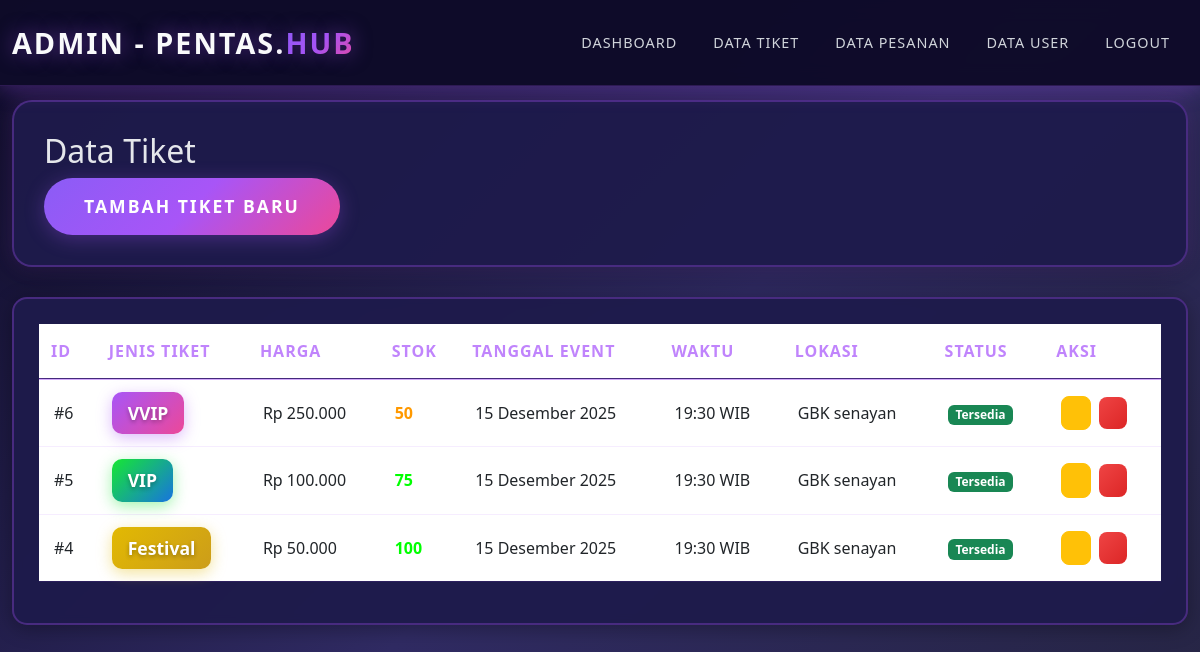
The page /admin/data_tiket.php (signed in) on the database its author committed.
### tables this page shows
CREATE TABLE `tiket` (
  `id` int(11) NOT NULL AUTO_INCREMENT,
  `jenis_tiket` varchar(50) NOT NULL,
  `harga` int(11) NOT NULL,
  `stok` int(11) NOT NULL,
  `deskripsi` text DEFAULT NULL,
  `tanggal_event` date NOT NULL,
  `waktu_event` time NOT NULL,
  `lokasi` varchar(200) NOT NULL,
  `gambar` varchar(255) DEFAULT NULL,
  `status` enum('tersedia','habis') NOT NULL DEFAULT 'tersedia',
  `created_at` timestamp NOT NULL DEFAULT current_timestamp(),
  PRIMARY KEY (`id`)
);

### includes/functions.php (called while the page is built, shortened)
<?php
function formatRupiah($angka) {
    return 'Rp ' . number_format($angka, 0, ',', '.');
}
function formatTanggal($tanggal) {
    $bulan = array(
        1 => 'Januari', 'Februari', 'Maret', 'April', 'Mei', 'Juni',
        'Juli', 'Agustus', 'September', 'Oktober', 'November', 'Desember'
    );
    $split = explode('-', $tanggal);
    return $split[2] . ' ' . $bulan[(int)$split[1]] . ' ' . $split[0];
}
function formatWaktu($waktu) {
    return date('H:i', strtotime($waktu)) . ' WIB';
}
?>

### admin/data_tiket.php (the view, shortened to what this page needs)
<?php
require_once '../includes/config.php';
require_once '../includes/functions.php';
$query = mysqli_query($conn, "SELECT * FROM tiket ORDER BY id DESC");
?>
<!DOCTYPE html>
<html lang="id">
<head>
    <link href="https://cdn.jsdelivr.net/npm/bootstrap@5.3.0/dist/css/bootstrap.min.css" rel="stylesheet">
    <link rel="stylesheet" href="../assets./css/styles.css"
    <link rel="stylesheet" href="https://cdnjs.cloudflare.com/ajax/libs/font-awesome/6.4.0/css/all.min.css">
</head>
<body>
    <nav class="navbar navbar-expand-lg navbar-dark fixed-top">
        <div class="container-fluid">
            <a class="navbar-brand" href="dashboard.php">
                ADMIN - PENTAS.<span>HUB</span>
            </a>
            <div class="collapse navbar-collapse" id="navbarNav">
                <ul class="navbar-nav ms-auto">
                    <li class="nav-item">
                        <a class="nav-link" href="dashboard.php">Dashboard</a>
                    </li>
                    <li class="nav-item">
                        <a class="nav-link active" href="data_tiket.php">Data Tiket</a>
                    </li>
                    <li class="nav-item">
                        <a class="nav-link" href="data_pesanan.php">Data Pesanan</a>
                    </li>
                    <li class="nav-item">
                        <a class="nav-link" href="data_user.php">Data User</a>
                    </li>
                    <li class  ="nav-item">
                        <a class="nav-link" href="../logout.php">Logout</a>
                    </li>
                </ul>
            </div>
        </div>
    </nav>
    <div class="dashboard-container" style="margin-top: 80px;">
        <div class="container-fluid">
            <div class="dashboard-header">
                <h2>
                    <i class="fas fa-ticket-alt"></i> Data Tiket
                </h2>
                <a href="tambah_tiket.php" class="btn btn-custom">
                    <i class="fas fa-plus"></i> Tambah Tiket Baru
                </a>
            </div>
            <div class="card-custom">
                <div class="table-responsive">
                    <table class="table table-custom table-hover">
                        <thead>
                            <tr>
                                <th>ID</th>
                                <th>Jenis Tiket</th>
                                <th>Harga</th>
                                <th>Stok</th>
                                <th>Tanggal Event</th>
                                <th>Waktu</th>
                                <th>Lokasi</th>
                                <th>Status</th>
                                <th>Aksi</th>
                            </tr>
                        </thead>
                        <tbody>
                            <?php while($tiket = mysqli_fetch_assoc($query)): ?>
                            <tr>
                                <td>#<?= $tiket['id'] ?></td>
                                <td>
                                    <?php if($tiket['jenis_tiket'] == 'VVIP'): ?>
                                        <span class="badge-vvip"><?= $tiket['jenis_tiket'] ?></span>
                                    <?php elseif($tiket['jenis_tiket'] == 'VIP'): ?>
                                        <span class="badge-vip"><?= $tiket['jenis_tiket'] ?></span>
                                    <?php else: ?>
                                        <span class="badge-festival"><?= $tiket['jenis_tiket'] ?></span>
                                    <?php endif; ?>
                                </td>
                                <td><?= formatRupiah($tiket['harga']) ?></td>
                                <td>
                                    <strong style="color: <?= $tiket['stok'] > 50 ? '#00ff00' : ($tiket['stok'] > 0 ? '#ff9900' : '#ff0000') ?>">
                                        <?= $tiket['stok'] ?>
                                    </strong>
                                </td>
                                <td><?= formatTanggal($tiket['tanggal_event']) ?></td>
                                <td><?= formatWaktu($tiket['waktu_event']) ?></td>
                                <td><?= $tiket['lokasi'] ?></td>
                                <td>
                                    <?php if($tiket['status'] == 'tersedia'): ?>
                                        <span class="badge bg-success">Tersedia</span>
                                    <?php else: ?>
                                        <span class="badge bg-danger">Habis</span>
                                    <?php endif; ?>
                                </td>
                                <td>
                                    <a href="edit_tiket.php?id=<?= $tiket['id'] ?>" class="btn btn-sm btn-warning">
                                    </a>
                                    <a href="hapus_tiket.php?id=<?= $tiket['id'] ?>"
                                       class="btn btn-sm btn-danger"
                                       onclick="return confirm('Yakin ingin menghapus tiket ini?')">
                                    </a>
                                </td>
                            </tr>
                            <?php endwhile; ?>
                        </tbody>
                    </table>
                </div>
            </div>
        </div>
    </div>
</body>
</html>

### assets/css/styles.css (style rules this page uses)
* { margin: 0; padding: 0; box-sizing: border-box; }
:root { --purple-dark: #0f0c29; --purple-mid: #1e1b4b; --purple-light: #312e81; --gradient-primary: linear-gradient(135deg, #8b5cf6 0%, #a855f7 50%, #ec4899 100%); --gradient-vvip: linear-gradient(135deg, #a855f7 0%, #ec4899 100%); --gradient-vip: linear-gradient(135deg, #16e732 0%, #1774df 100%); --gradient-festival: linear-gradient(135deg, #e2b902 0%, #cc9d1a 100%); --text-primary: #e5e7eb; --text-secondary: #9ca3af; --border-color: rgba(168, 85, 247, 0.3); --shadow-primary: 0 4px 20px rgba(168, 85, 247, 0.3); --shadow-hover: 0 8px 30px rgba(168, 85, 247, 0.6); }
body { font-family: 'Segoe UI', Tahoma, Geneva, Verdana, sans-serif; background: linear-gradient(135deg, var(--purple-dark) 0%, #302b63 50%, #24243e 100%); color: var(--text-primary); min-height: 100vh; overflow-x: hidden; }
.navbar { background: rgba(15, 12, 41, 0.98) !important; box-shadow: var(--shadow-primary); padding: 1rem 0; backdrop-filter: blur(10px); border-bottom: 1px solid rgba(168, 85, 247, 0.2); z-index: 1000; }
.navbar-brand { font-size: 1.8rem; font-weight: bold; color: #f9fafb !important; text-transform: uppercase; letter-spacing: 2px; text-shadow: 0 0 20px rgba(168, 85, 247, 0.5); }
.navbar-brand span { background: var(--gradient-primary); -webkit-background-clip: text; -webkit-text-fill-color: transparent; background-clip: text; }
.nav-link { color: #d1d5db !important; margin: 0 10px; transition: all 0.3s ease; text-transform: uppercase; font-size: 0.9rem; letter-spacing: 1px; position: relative; }
.nav-link::after { content: ''; position: absolute; bottom: -5px; left: 0; width: 0; height: 2px; background: var(--gradient-primary); transition: width 0.3s ease; }
.btn-custom { background: var(--gradient-primary); border: none; color: #ffffff; font-weight: 700; padding: 15px 40px; font-size: 1.1rem; box-shadow: var(--shadow-primary); transition: all 0.3s ease; text-transform: uppercase; letter-spacing: 2px; border-radius: 50px; position: relative; overflow: hidden; }
.btn-custom::before { content: ''; position: absolute; top: 0; left: -100%; width: 100%; height: 100%; background: linear-gradient(90deg, transparent, rgba(255, 255, 255, 0.3), transparent); transition: left 0.5s ease; }
.btn-danger { background: linear-gradient(135deg, #ef4444 0%, #dc2626 100%) !important; border: none !important; color: white !important; font-weight: 600; }
.btn-sm { padding: 6px 12px !important; font-size: 0.85rem !important; border-radius: 8px !important; transition: all 0.2s ease !important; margin: 2px !important; }
.badge-vvip { background: var(--gradient-vvip); color: #ffffff; font-weight: 800; padding: 8px 16px; border-radius: 10px; text-shadow: 0 2px 4px rgba(0, 0, 0, 0.3); box-shadow: 0 4px 15px rgba(168, 85, 247, 0.4); display: inline-block; font-size: 1.1rem; }
.badge-vip { background: var(--gradient-vip); color: #ffffff; font-weight: 800; padding: 8px 16px; border-radius: 10px; text-shadow: 0 2px 4px rgba(0, 0, 0, 0.3); box-shadow: 0 4px 15px rgba(22, 231, 50, 0.4); display: inline-block; font-size: 1.1rem; }
.badge-festival { background: var(--gradient-festival); color: #ffffff; font-weight: 800; padding: 8px 16px; border-radius: 10px; text-shadow: 0 2px 4px rgba(0, 0, 0, 0.3); box-shadow: 0 4px 15px rgba(226, 185, 2, 0.4); display: inline-block; font-size: 1.1rem; }
.dashboard-container, .dashboard-admin { padding: 20px 0; min-height: 100vh; }
.dashboard-header { background: rgba(30, 27, 75, 0.95); border: 2px solid var(--border-color); border-radius: 20px; padding: 30px; margin-bottom: 30px; box-shadow: 0 8px 32px rgba(0, 0, 0, 0.3), 0 0 20px rgba(168, 85, 247, 0.2); }
.card-custom { background: rgba(30, 27, 75, 0.95); border: 2px solid var(--border-color); border-radius: 15px; padding: 25px; margin-bottom: 25px; transition: all 0.3s ease; box-shadow: 0 4px 20px rgba(0, 0, 0, 0.3); backdrop-filter: blur(5px); }
.table { min-width: 100%; color: var(--text-primary); border-collapse: collapse; }
.table thead { background: rgba(139, 92, 246, 0.2); backdrop-filter: blur(5px); }
.table thead th { padding: 15px 12px; font-weight: 700; text-transform: uppercase; letter-spacing: 1px; color: #c084fc; border-bottom: 2px solid rgba(168, 85, 247, 0.5); }
.table tbody tr { border-bottom: 1px solid rgba(168, 85, 247, 0.1); transition: all 0.2s ease; }
.table td, .table th { padding: 12px 15px; vertical-align: middle; }

### rows shown on the page
tiket: id "6", jenis_tiket "VVIP", harga "Rp 250.000", stok "50", tanggal_event "15 Desember 2025", waktu_event "19:30 WIB", lokasi "GBK senayan", status "Tersedia"
tiket: id "5", jenis_tiket "VIP", harga "Rp 100.000", stok "75", tanggal_event "15 Desember 2025", waktu_event "19:30 WIB", lokasi "GBK senayan", status "Tersedia"
tiket: id "4", jenis_tiket "Festival", harga "Rp 50.000", stok "100", tanggal_event "15 Desember 2025", waktu_event "19:30 WIB", lokasi "GBK senayan", status "Tersedia"
